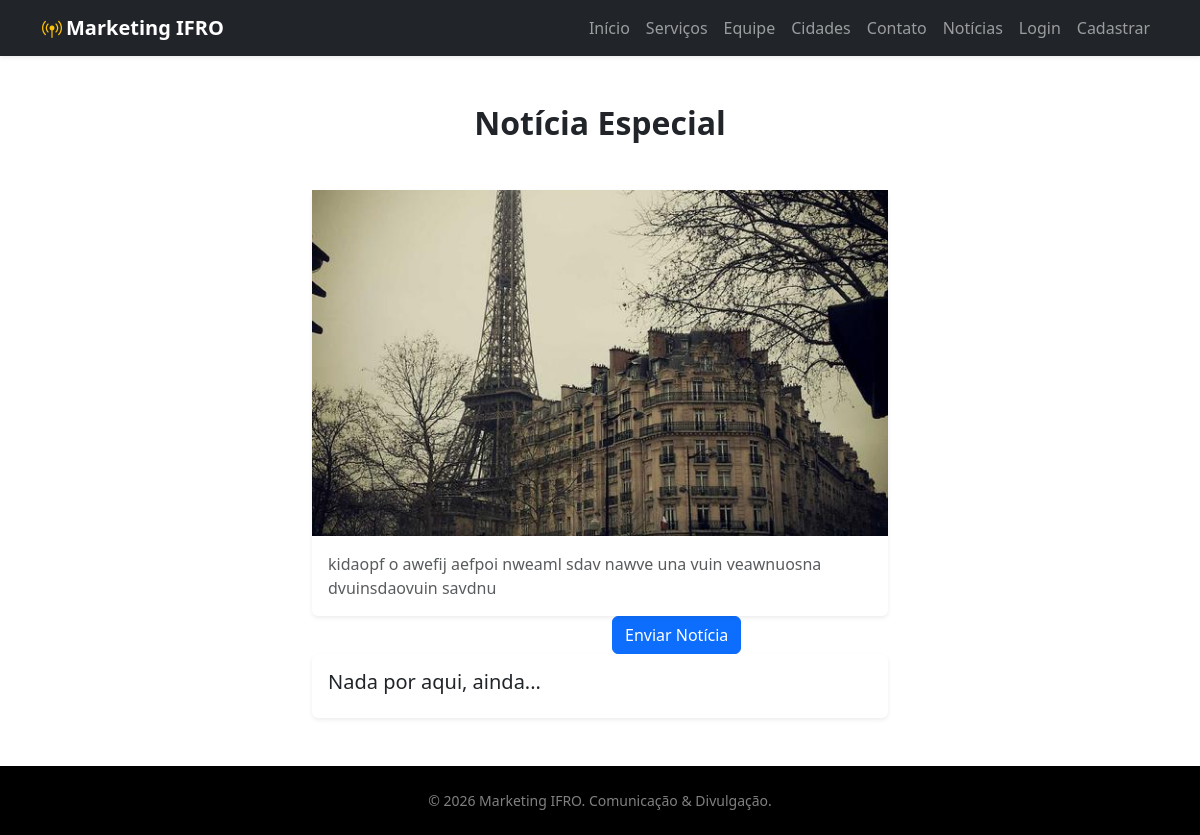
The app's page /noticias/noticia/8, older data.
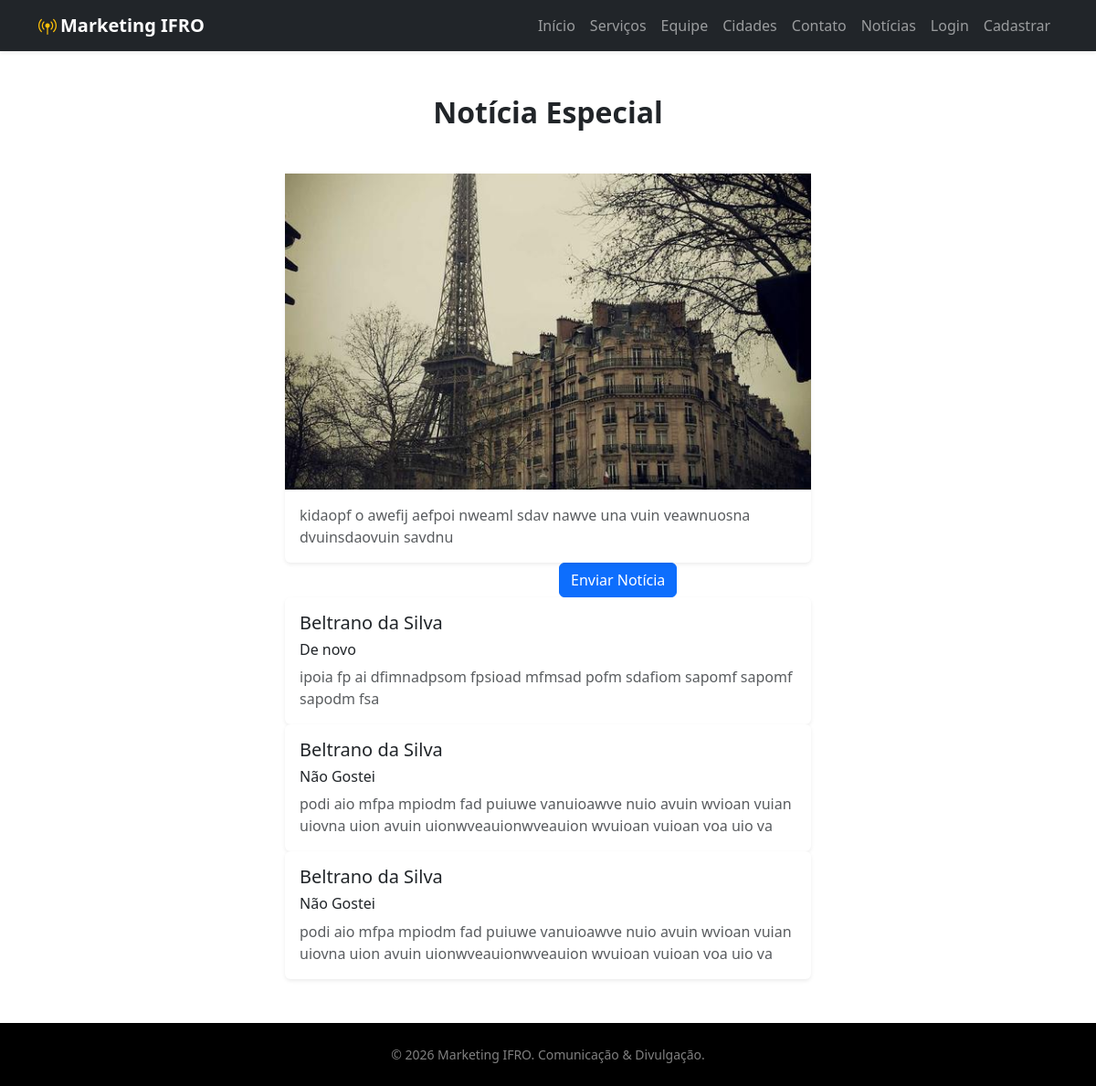
The same page, newer data.
### noticias/models.py (models this page shows, shortened)
class Noticia(models.Model):
    objects = models.Manager()
    publicados = PublicadosManager()
    STATUS_CHOICES = (
        ('publicado', 'Publicado'),
        ('rascunho', 'Rascunho'),
    )
    titulo = models.CharField(max_length=100)
    slug = models.SlugField(max_length=100, unique=True)
    texto = models.TextField()
    criado_em = models.DateTimeField(auto_now_add=True)
    status = models.CharField(max_length=9, choices=STATUS_CHOICES,
                              default='rascunho')
    autor = models.ForeignKey(get_user_model(), on_delete=models.SET_DEFAULT, default=1)
    imagem_principal = StdImageField(upload_to='servicos',
                                    variations={'thumb': {'width': 480,
                                                 'height': 360,
                                                 'crop': True}})
    class Meta:
        verbose_name = 'Notícia'
        verbose_name_plural = 'Notícias'
        ordering = ['status', '-criado_em']

class Comentario(models.Model):
    noticia = models.ForeignKey('Noticia', on_delete=models.CASCADE,
                                related_name='comentarios')
    titulo = models.CharField(max_length=100)
    texto = models.TextField()
    autor = models.ForeignKey(get_user_model(), on_delete=models.CASCADE)
    criado_em = models.DateTimeField(auto_now_add=True)
    class Meta:
        verbose_name='Comentário'
        verbose_name_plural='Comentários'
        ordering = ['criado_em']

### noticias/views.py (the view)
# urls.py: path('noticia/<int:pk>', views.DetailNoticia.as_view(), name='detalhe_noticia'),
class DetailNoticia(DetailView):
    template_name = 'new/detalhe.html'
    model = Noticia
    context_object_name = 'noticia'
    def get_context_data(self, **kwargs):
        contexto = super().get_context_data(**kwargs)
        comentarios = self.get_object().comentarios.order_by('-criado_em')
        contexto['coments'] = comentarios
        return contexto

### noticias/templates/new/detalhe.html (shortened to what this page needs)
{% extends 'base.html' %}
{% block conteudo %}
  <section class="py-5">
    <div class="container w-50">
      <div class="text-center mb-5">
        <h2 class="fw-bold">{{ noticia.titulo }}</h2>
      </div>
      <div class="row g-4">
        <div>
          <div class="card h-100 border-0 shadow-sm">
            <img src="{{ noticia.imagem_principal.url }}" class="img-fluid w-100 mx-auto"
                 alt="{{ noticia.titulo|truncatewords:10 }}" />
            <div class="card-body">
              <p class="card-text text-muted">{{ noticia.texto }}</p>
            </div>
          </div>
        </div>
      </div>
      <div class="row g-4">
        <div class="col-6">
        </div>
        <div class="col-6">
            <form action="{% url 'noticias:enviarnew' %}" method="POST">
            <input type="submit" class="btn btn-primary" value="Enviar Notícia">
            </form>
        </div>
      </div>
    </div>
    <div class="container w-50">
        {% for c in coments %}
        <div class="row g-4">
        <div>
          <div class="card h-100 border-0 shadow-sm">
            <div class="card-body">
                <h5>{{ c.autor.get_full_name }}</h5>
                <h6>{{ c.titulo }}</h6>
              <p class="card-text text-muted">{{ c.texto }}</p>
            </div>
          </div>
        </div>
      </div>
        {% empty %}
        <div class="row g-4">
        <div>
          <div class="card h-100 border-0 shadow-sm">
            <div class="card-body">
                <h5>Nada por aqui, ainda...</h5>
            </div>
          </div>
        </div>
      </div>
        {% endfor %}
    </div>
  </section>
{% endblock %}

### core/templates/base.html (shortened to what this page needs)
<!DOCTYPE html>
{% load static %}
<html lang="pt-BR">
<head>
  <link href="https://cdn.jsdelivr.net/npm/bootstrap@5.3.3/dist/css/bootstrap.min.css" rel="stylesheet" />
  <link href="https://cdn.jsdelivr.net/npm/bootstrap-icons@1.11.3/font/bootstrap-icons.min.css" rel="stylesheet" />
  <link href="{% static 'css/style.css' %}" rel="stylesheet" />
</head>
<body>
  <nav class="navbar navbar-expand-lg navbar-dark bg-dark sticky-top shadow-sm">
    <div class="container">
      <a class="navbar-brand fw-bold" href="{% url 'home' %}">
        <i class="bi bi-broadcast-pin me-1"></i>Marketing IFRO
      </a>
      <div class="collapse navbar-collapse" id="navMenu">
        <ul class="navbar-nav ms-auto mb-2 mb-lg-0">
          <li class="nav-item"><a class="nav-link" href="#inicio">Início</a></li>
          <li class="nav-item"><a class="nav-link" href="#servicos">Serviços</a></li>
          <li class="nav-item"><a class="nav-link" href="#equipe">Equipe</a></li>
          <li class="nav-item"><a class="nav-link" href="#cidades">Cidades</a></li>
          <li class="nav-item"><a class="nav-link" href="#contato">Contato</a></li>
          <li class="nav-item"><a class="nav-link" href="{% url 'noticias:noticias' %}">Notícias</a></li>
          {% if request.user.is_authenticated %}
            <li class="nav-item">
              <form action="{% url 'logoutuser' %}" method="POST">
                {% csrf_token %}
                <span class="nav-item nav-link">{{ user.first_name }}<input type="submit" class="btn btn-danger btn-sm" value="X"></span>
              </form>
            </li>
          {% else %}
            <li class="nav-item"><a class="nav-link" href="{% url 'loginuser' %}">Login</a></li>
            <li class="nav-item"><a class="nav-link" href="{% url 'novouser' %}">Cadastrar</a></li>
          {% endif %}
        </ul>
      </div>
    </div>
  </nav>
  {% block conteudo %}
  {% endblock %}
  <footer class="bg-black text-white-50 py-4 text-center small">
    <div class="container">
      <p class="mb-0">&copy; 2026 Marketing IFRO. Comunicação &amp; Divulgação.</p>
    </div>
  </footer>
</body>
</html>

### core/static/css/style.css (style rules this page uses)
:root { --ifro-bg: #0b3d2e; }
html { scroll-behavior: smooth; }
section { scroll-margin-top: 70px; }
.navbar-brand i { color: #ffc107; }

Row changes from the older to the newer data that the page shows:
added Comentario: autor.get_full_name "Beltrano da Silva", titulo "De novo", texto "ipoia fp ai dfimnadpsom fpsioad mfmsad pofm sdafiom sapomf sapomf sapodm fsa"
added Comentario: autor.get_full_name "Beltrano da Silva", titulo "Não Gostei", texto "podi aio mfpa mpiodm fad puiuwe vanuioawve nuio avuin wvioan vuian uiovna uion avuin uionwveauionwveauion wvuioan vuioan voa uio va"
added Comentario: autor.get_full_name "Beltrano da Silva", titulo "Não Gostei", texto "podi aio mfpa mpiodm fad puiuwe vanuioawve nuio avuin wvioan vuian uiovna uion avuin uionwveauionwveauion wvuioan vuioan voa uio va"
Text that changed along with them:
text no longer shown: "Nada por aqui, ainda..."
